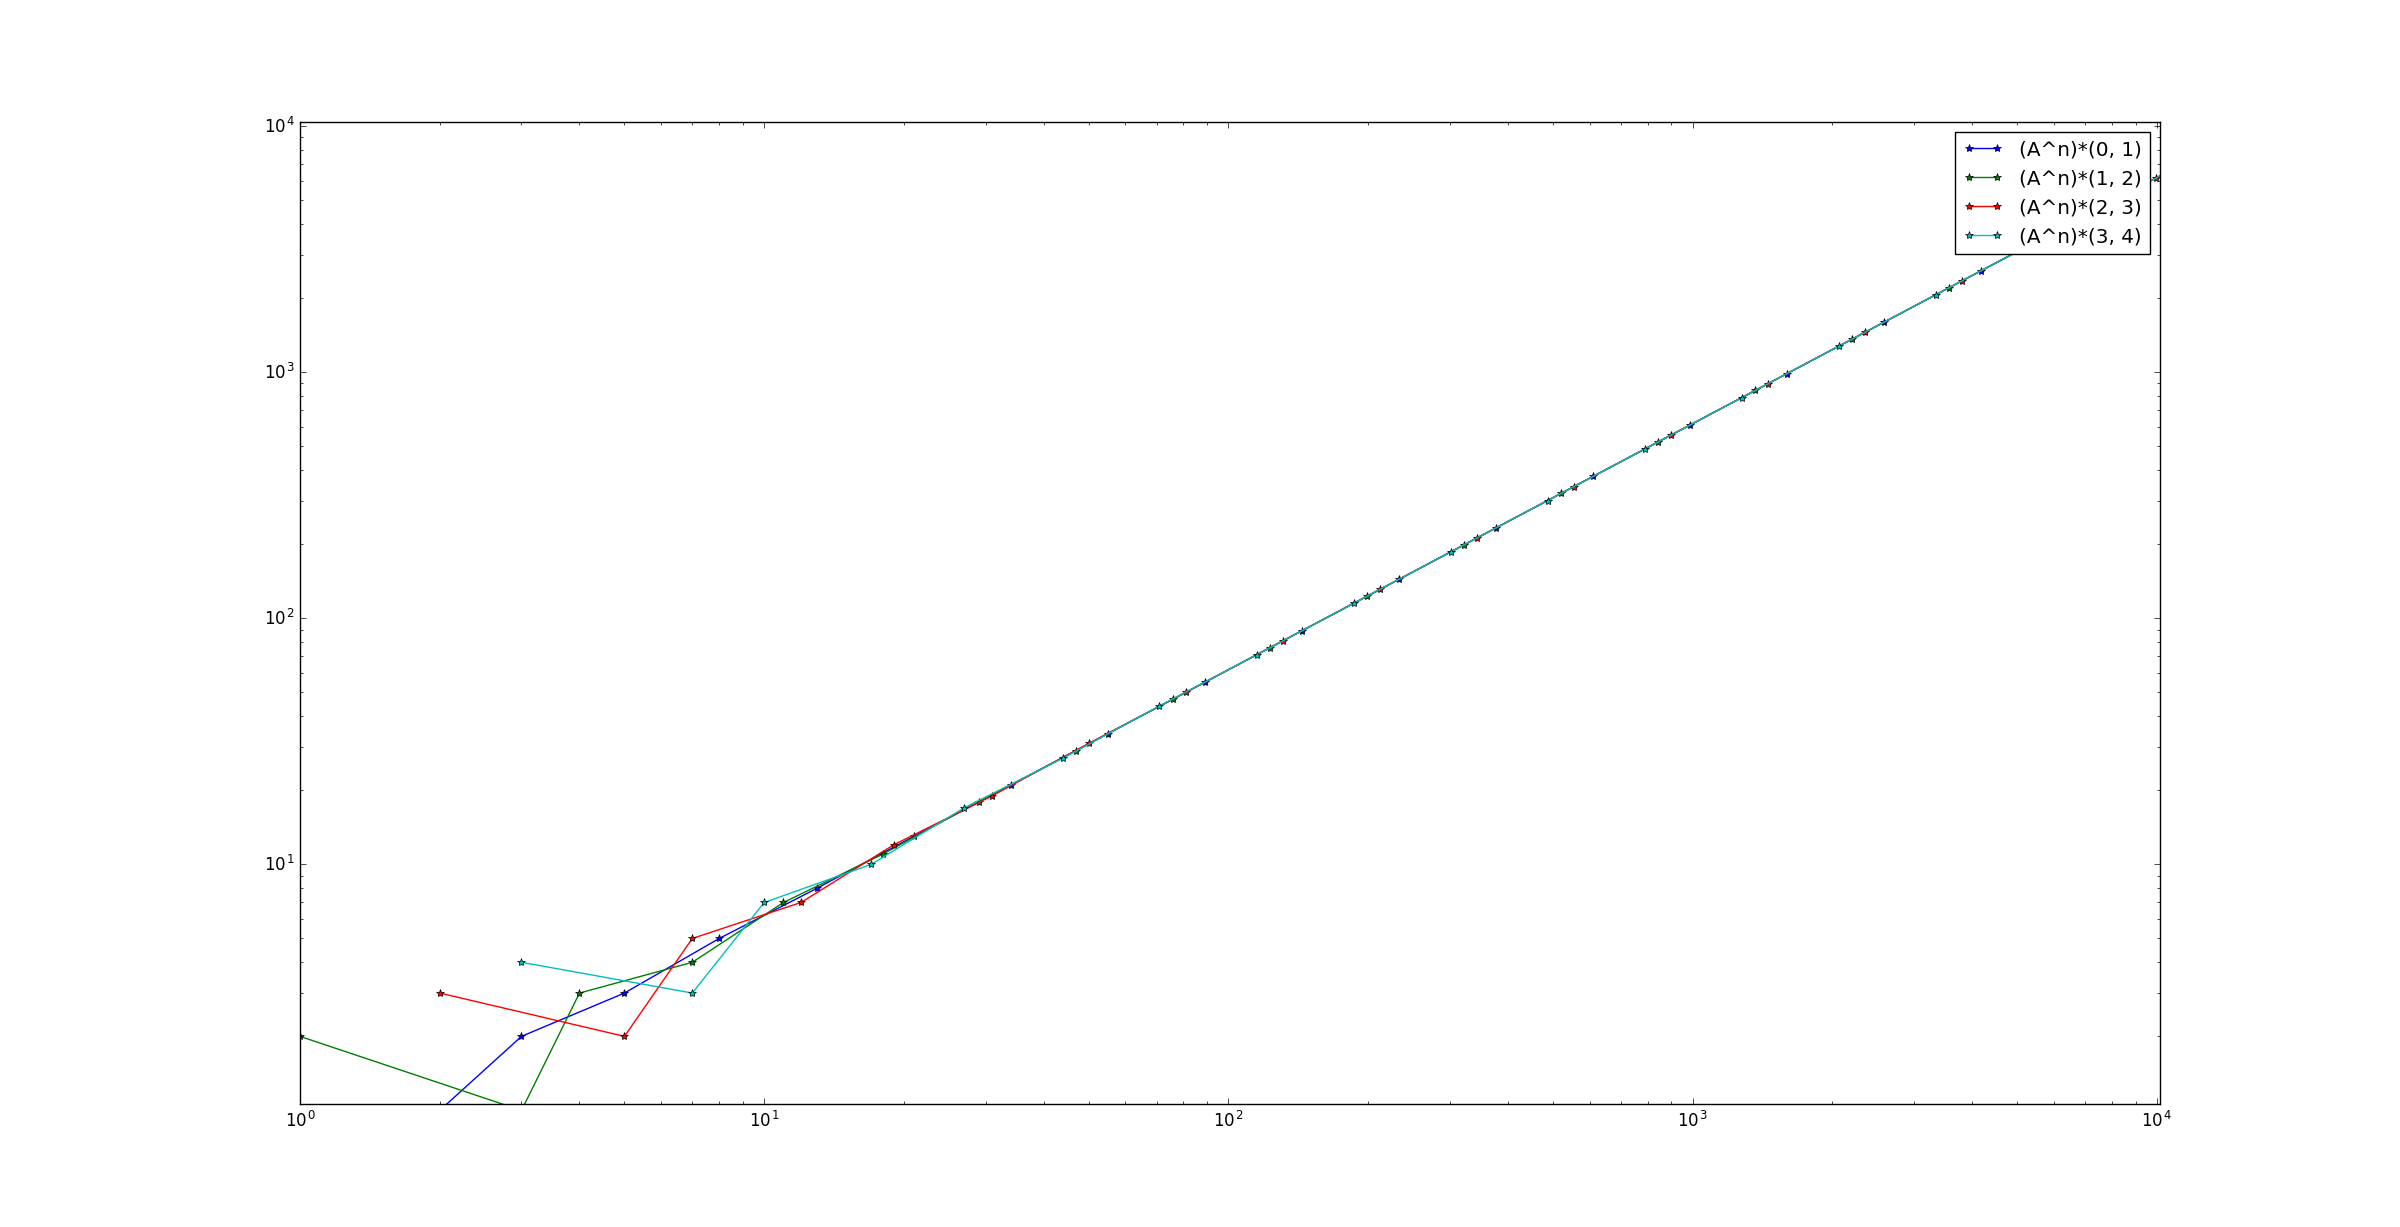

Python code for this plot:
from lin1 import *
import itertools
A = Arr('1 1; 1 0')

def apply_matrix(initial_conditions, matrix):
    val = initial_conditions
    while True:
        yield val
        val = mul(matrix, val)

def get_first_N(N, initial_conditions, matrix):
    return [x[1] for x in itertools.takewhile(lambda x: x[0] < N,
        enumerate(apply_matrix(initial_conditions, matrix)))]


import matplotlib
from matplotlib import pyplot
for x0 in zip(range(0,6),range(1,5)):
    xs = get_first_N(50, x0, A)
    plot_A = pyplot.loglog([x[0] for x in xs], [x[1] for x in xs], '-*', label='(A^n)*'+str(x0))
pyplot.legend()
pyplot.show()
